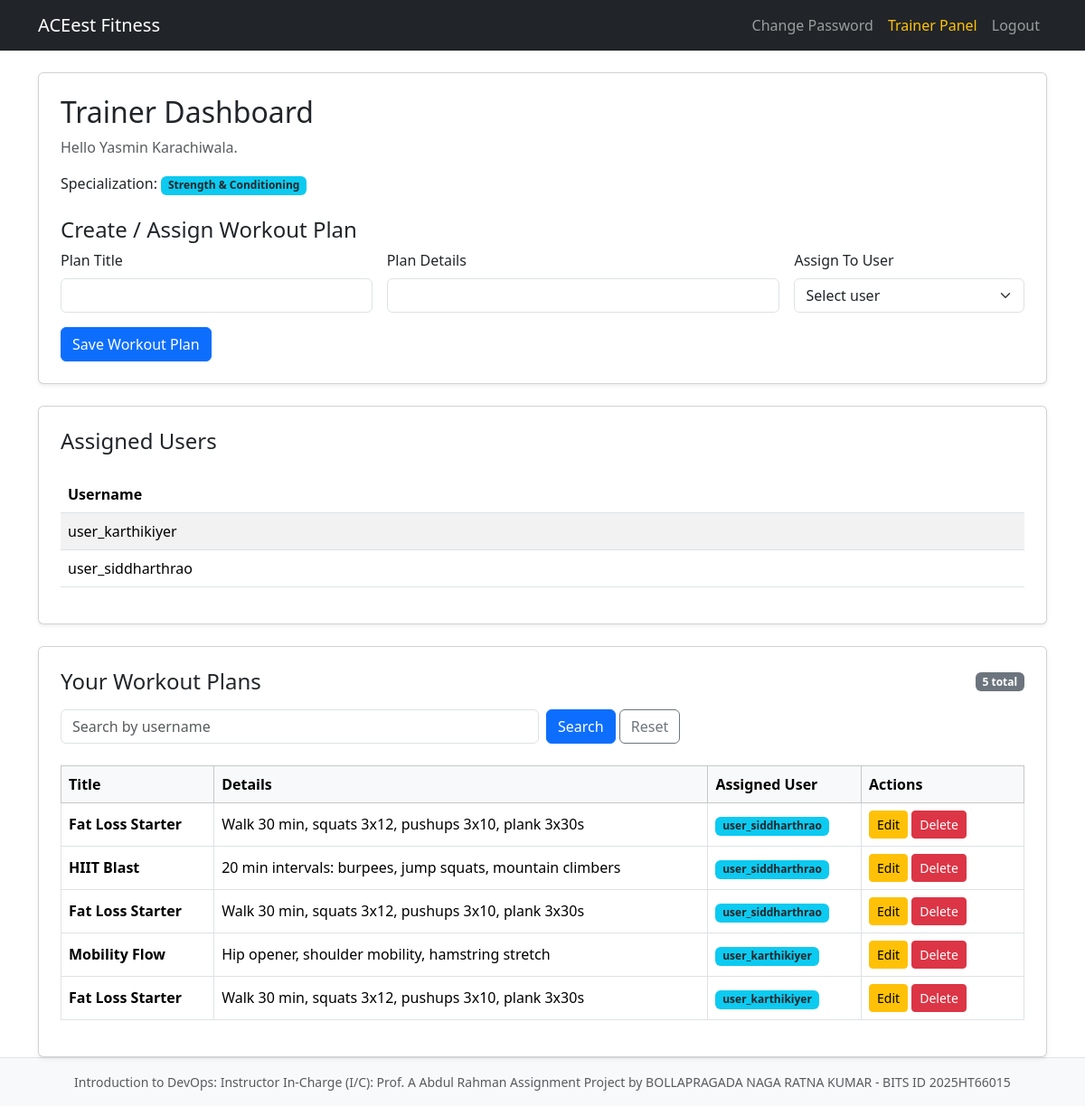
/trainer (signed in), run on the app's committed database.
### app.py (models this page shows)
class Trainer(db.Model):
    id = db.Column(db.Integer, primary_key=True)
    user_id = db.Column(db.Integer, db.ForeignKey('user.id'), unique=True, nullable=False)
    name = db.Column(db.String(100), nullable=False)
    specialization = db.Column(db.String(100), nullable=False)
    user = db.relationship('User', backref=db.backref('trainer_profile', uselist=False), foreign_keys=[user_id])

class User(db.Model, UserMixin):
    id = db.Column(db.Integer, primary_key=True)
    username = db.Column(db.String(150), unique=True, nullable=False)
    password = db.Column(db.String(150), nullable=False)
    role = db.Column(db.String(50), default='user')
    trainer_id = db.Column(db.Integer, db.ForeignKey('user.id'))
    assigned_trainer = db.relationship(
        'User',
        remote_side=[id],
        foreign_keys=[trainer_id],
        backref=db.backref('assigned_users', lazy='dynamic'),
        lazy='joined',
    )

class WorkoutPlan(db.Model):
    id = db.Column(db.Integer, primary_key=True)
    title = db.Column(db.String(150), nullable=False)
    details = db.Column(db.Text, nullable=False)
    trainer_id = db.Column(db.Integer, db.ForeignKey('user.id'), nullable=False)
    user_id = db.Column(db.Integer, db.ForeignKey('user.id'), nullable=False)
    trainer = db.relationship('User', foreign_keys=[trainer_id], backref='created_workout_plans')
    user = db.relationship('User', foreign_keys=[user_id], backref='workout_plans')

### app.py (the view)
@app.route('/trainer')
@login_required
@role_required('trainer')
def trainer_dashboard():
    trainer_profile = Trainer.query.filter_by(user_id=current_user.id).first()
    assigned_users = User.query.filter_by(
        trainer_id=current_user.id,
        role='user'
    ).order_by(User.username).all()
    user_search = request.args.get('user', '').strip().lower()
    plans_query = WorkoutPlan.query.filter_by(trainer_id=current_user.id)
    if user_search:
        matching_user_ids = [u.id for u in assigned_users if user_search in u.username.lower()]
        plans_query = plans_query.filter(WorkoutPlan.user_id.in_(matching_user_ids or [-1]))
    workout_plans = plans_query.order_by(WorkoutPlan.id.desc()).all()
    assigned_user_map = {u.id: u.username for u in assigned_users}
    return render_template(
        'trainer_dashboard.html',
        trainer_profile=trainer_profile,
        assigned_users=assigned_users,
        workout_plans=workout_plans,
        assigned_user_map=assigned_user_map,
        user_search=user_search,
    )

### app.py (called while the page is built)
@login_manager.user_loader
def load_user(user_id):
    return db.session.get(User, int(user_id))

def role_required(*roles):
    def decorator(view_function):
        @wraps(view_function)
        def wrapped_view(*args, **kwargs):
            if not current_user.is_authenticated:
                return login_manager.unauthorized()
            if current_user.role not in roles:
                flash('Access denied.', 'danger')
                return redirect(url_for('dashboard'))
            return view_function(*args, **kwargs)
        return wrapped_view
    return decorator

### templates/trainer_dashboard.html (shortened to what this page needs)
{% extends "base.html" %}
{% block content %}
<div class="card shadow-sm p-4 mb-4">
    <h2 class="mb-2">Trainer Dashboard</h2>
    <p class="text-muted">Hello {{ trainer_profile.name if trainer_profile else current_user.username }}.</p>
    <p class="mb-4">Specialization: <span class="badge bg-info text-dark">{{ trainer_profile.specialization if trainer_profile else 'Not set' }}</span></p>
    <h4>Create / Assign Workout Plan</h4>
    <form method="POST" action="{{ url_for('create_workout_plan') }}" class="row g-3">
        <div class="col-md-4">
            <label class="form-label">Plan Title</label>
            <input type="text" name="title" class="form-control" required>
        </div>
        <div class="col-md-5">
            <label class="form-label">Plan Details</label>
            <input type="text" name="details" class="form-control" required>
        </div>
        <div class="col-md-3">
            <label class="form-label">Assign To User</label>
            <select name="user_id" class="form-select" required>
                <option value="">Select user</option>
            </select>
        </div>
        <div class="col-12">
            <button type="submit" class="btn btn-primary">Save Workout Plan</button>
        </div>
    </form>
</div>
<div class="card shadow-sm p-4 mb-4">
    <h4>Assigned Users</h4>
    <div class="table-responsive mt-3">
        <table class="table table-striped align-middle">
            <thead>
                <tr>
                    <th>Username</th>
                </tr>
            </thead>
            <tbody>
                {% for user in assigned_users %}
                    <tr>
                        <td>{{ user.username }}</td>
                    </tr>
                {% else %}
                    <tr>
                        <td class="text-muted">No users assigned yet.</td>
                    </tr>
                {% endfor %}
            </tbody>
        </table>
    </div>
</div>
<div class="card shadow-sm p-4">
    <div class="d-flex justify-content-between align-items-center mb-3">
        <h4 class="mb-0">Your Workout Plans</h4>
        <span class="badge bg-secondary">{{ workout_plans|length }} total</span>
    </div>
    <form method="GET" action="{{ url_for('trainer_dashboard') }}" class="row g-2 mb-3">
        <div class="col-md-6">
            <input
                type="text"
                name="user"
                class="form-control"
                placeholder="Search by username"
                value="{{ user_search }}"
            >
        </div>
        <div class="col-auto">
            <button type="submit" class="btn btn-primary">Search</button>
            <a href="{{ url_for('trainer_dashboard') }}" class="btn btn-outline-secondary">Reset</a>
        </div>
    </form>
    <div class="table-responsive mt-2">
        <table class="table table-bordered table-hover align-middle">
            <thead class="table-light">
                <tr>
                    <th>Title</th>
                    <th>Details</th>
                    <th>Assigned User</th>
                    <th style="width: 180px;">Actions</th>
                </tr>
            </thead>
            <tbody>
                {% for plan in workout_plans %}
                    <tr>
                        <td class="fw-semibold">{{ plan.title }}</td>
                        <td>{{ plan.details }}</td>
                        <td>
                            <span class="badge bg-info text-dark">
                                {{ assigned_user_map.get(plan.user_id, 'Unknown User') }}
                            </span>
                        </td>
                        <td>
                            <a href="{{ url_for('edit_workout_plan', plan_id=plan.id) }}" class="btn btn-sm btn-warning">Edit</a>
                            <form method="POST" action="{{ url_for('delete_workout_plan', plan_id=plan.id) }}" class="d-inline"
                                  onsubmit="return confirm('Delete this workout plan?');">
                                <button type="submit" class="btn btn-sm btn-danger">Delete</button>
                            </form>
                        </td>
                    </tr>
                {% else %}
                    <tr>
                        <td colspan="4" class="text-muted text-center py-4">No workout plans added yet.</td>
                    </tr>
                {% endfor %}
            </tbody>
        </table>
    </div>
</div>
{% endblock %}

### data on the page
Trainer: name "Yasmin Karachiwala", specialization "Strength & Conditioning"
User: username "user_karthikiyer", get "user_karthikiyer"
User: username "user_siddharthrao", get "user_siddharthrao"
WorkoutPlan: title "Fat Loss Starter", details "Walk 30 min, squats 3x12, pushups 3x10, plank 3x30s"
WorkoutPlan: title "HIIT Blast", details "20 min intervals: burpees, jump squats, mountain climbers"
WorkoutPlan: title "Fat Loss Starter", details "Walk 30 min, squats 3x12, pushups 3x10, plank 3x30s"
WorkoutPlan: title "Mobility Flow", details "Hip opener, shoulder mobility, hamstring stretch"
WorkoutPlan: title "Fat Loss Starter", details "Walk 30 min, squats 3x12, pushups 3x10, plank 3x30s"

### other printed values
{{ workout_plans|length }} "5"
